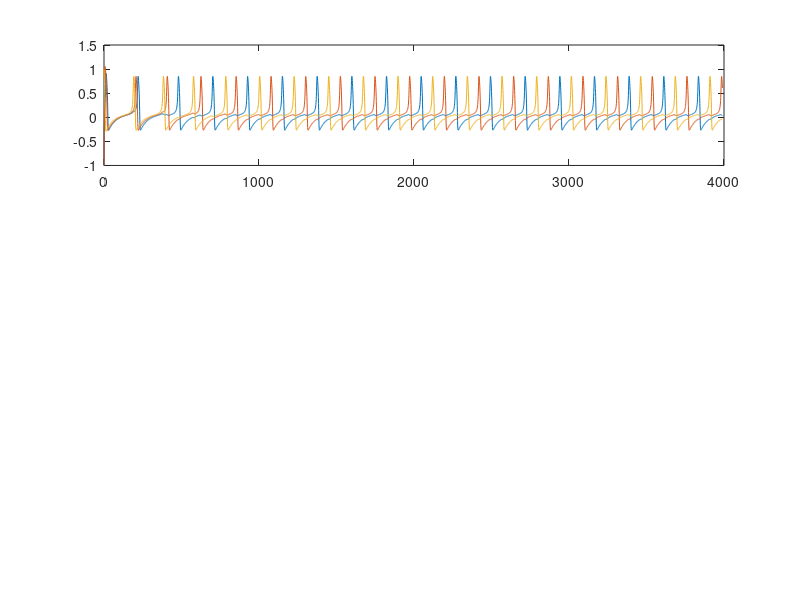

Source code (MATLAB): (Note: this script raises an error after producing the figure.)
% 
% dv/dt = -v*(v-a)*(v-1)-w+I0
% dw/dt = eps*(v-d*w)
% 
% This code also plots nullclines of the FHN eqns.

function FHN
clear all
%clf 
% dimensionless model of neuronal excitability
% v=Y(1); w=Y(2);
v0=[-1; -1; 1];w0=[-.08 ;-.232; .123];
a=0.1;d=1;eps=0.05;I0=0.0045;
Y0=[v0;w0];
t=0:1:3990;
options=odeset('RelTol',1.e-5);
[T, Y]=ode45(@dydt_FHN,t,Y0,options,a,eps,d,I0);

len=length(T);
l1=1;
figure(1);clf;

subplot(3,1,1)
plot(T(l1:len),Y(l1:len,1),T(l1:len),Y(l1:len,2),T(l1:len),Y(l1:len,3)); % time courses of V and w
hold on;


[psor.a,lsor.a]=findpeaks(Y(:,1),'MinPeakHeight',0.5);
for i=1:size(lsor.a)
    j=lsor.a(i);
    lcs.a(i)=T(j);
end
%plot(lcs.a,psor.a,'*b');


[psor.b,lsor.b]=findpeaks(Y(:,2),'MinPeakHeight',0.5);
for i=1:size(lsor.b)
    j=lsor.b(i);
    lcs.b(i)=T(j);
end
%plot(lcs.b,psor.b,'*g');

[psor.c,lsor.c]=findpeaks(Y(:,3),'MinPeakHeight',0.5);
for i=1:size(lsor.c)
    j=lsor.c(i);
    lcs.c(i)=T(j);
end
%plot(lcs.c,psor.c,'*r');
length(lcs.a)
length(lcs.b)
length(lcs.c) 

i=min([length(lcs.a),length(lcs.b),length(lcs.c)]);
for j=1:i-1
    tn.a(j)=lcs.a(j+1)-lcs.a(j);
    tn.b(j)=lcs.b(j+1)-lcs.b(j);
    tn.c(j)=lcs.c(j+1)-lcs.c(j);
end
for j=1:i-1
tau.ab(j)=mod((lcs.b(j)-lcs.a(j))/tn.a(i-1),1);
tau.bc(j)=mod((lcs.c(j)-lcs.a(j))/tn.a(i-1),1);
end
% 
legend('v1(t)','v2(t)','v3(t)');
xlabel('Time'); ylabel('v1, v2, v3');
vpts=(-1.5:.05:1.5);
%figure(2);clf;
subplot(3,1,2)
hold on;

plot(Y(:,4),Y(:,1)); % V-w phase plane 
plot(Y(:,5),Y(:,2));
plot(Y(:,6),Y(:,3),'Linewidth',1);
%determine and plot the v,w-nullclines
%options=optimset; % sets options in fzero to default values
%for k=1:61
%vnullpts(k)=fzero(@vrhs_FHN,[-10 10],options,vpts(k),a,I0);  
%end
vnullpts=-vpts.*(vpts-a).*(vpts-1)+I0;
vpts1 =[-3:.1:3];
wnullpts=1./(1+exp(-10*(vpts1-0.75)));
plot(vnullpts,vpts,'black',wnullpts,vpts1,'green');
xlabel('w'); ylabel('v');
axis([-.05 .25 -1 1.5]);
axis on;
subplot(3,1,3)
hold on;

plot(tau.ab,'color','blue');
hold on
plot(tau.bc,'color','magenta');
hold on
title('Phase lags','FontSize',18)
 % legend('\Delta\phi_{1,2}^n','\Delta \phi_{2,3}^n','Location','northeast',24)
    xlabel('cycle number n','FontSize',18)
  ylabel('\Delta \phi^n','FontSize',18)
  XY=ones(i-1)/3;
plot(XY,'-.b');
axis([0 i-1 0 1]);
%plot(tau.bc,'color','red');

figure(2)
plot3(Y(l1:len,4),Y(l1:len,5),Y(l1:len,6)); 

end


function val=vrhs_FHN(w,v,a,I0)
	val=-v*(v-a)*(v-1)-w+I0;
end


function dY=dydt_FHN(t,Y,a,eps,d,I0)
v(1)=Y(1);
v(2)=Y(2);
v(3)=Y(3);
w(1)=Y(4);
w(2)=Y(5);
w(3)=Y(6);
lambda=-11;
thetas=0.5;
VS=-0.7;
g(1)=.005;
g(2)=.0051;
g(3)=.005;
dY=zeros(6,1);
dv=zeros(3,1);
dw=zeros(3,1);
S(1)=0.03*sin(1*t)  +1/(1+exp(lambda*(v(2)-thetas)))+1/(1+exp(lambda*(v(3)-thetas)));
S(2)=0.05*sin(1.2*t)+1/(1+exp(lambda*(v(1)-thetas)))+1/(1+exp(lambda*(v(3)-thetas)));
S(3)=0.075*sin(4.2*t) +1/(1+exp(lambda*(v(1)-thetas)))+1/(1+exp(lambda*(v(2)-thetas)));
dv=-v.*(v-a).*(v-1)-w+I0-g.*(v-VS).*S;
dw=eps*(-w+1./(1+exp(-10*(v-0.75))));
dY(1)=dv(1);
dY(2)=dv(2);
dY(3)=dv(3);
dY(4)=dw(1);
dY(5)=dw(2);
dY(6)=dw(3);

end

